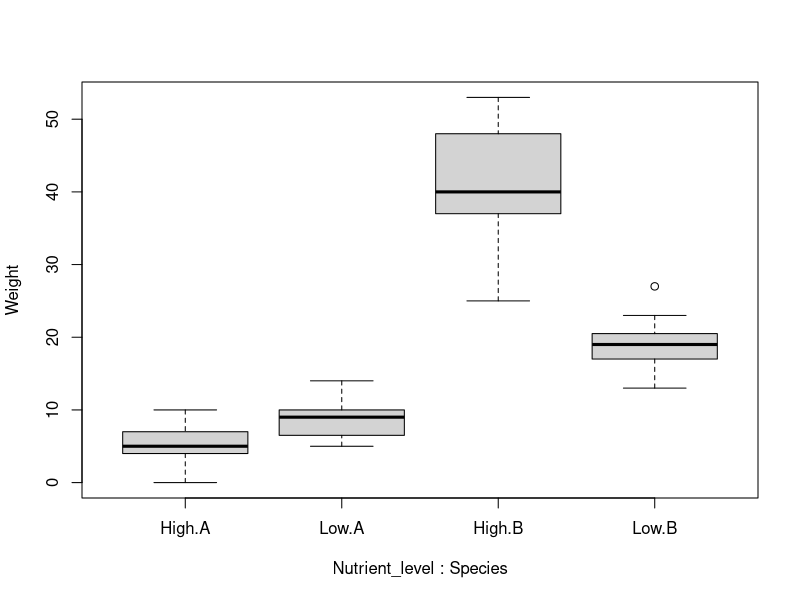
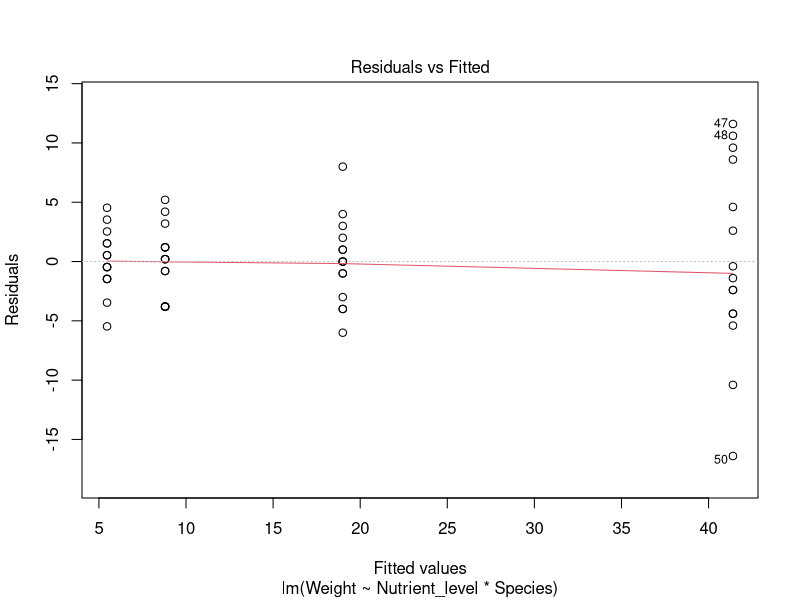
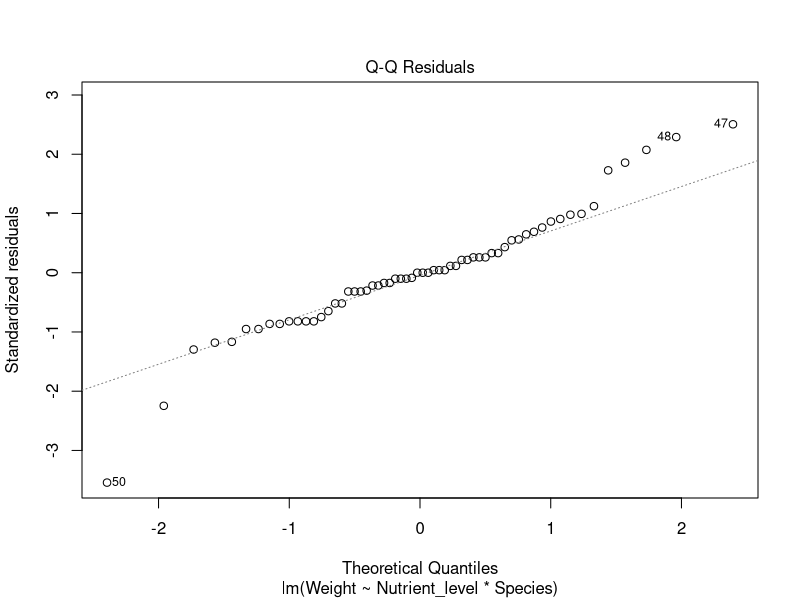
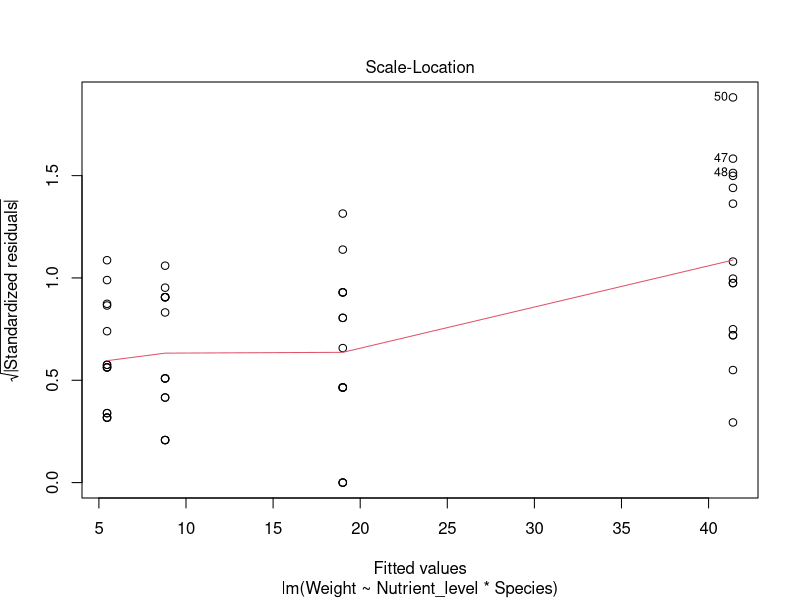
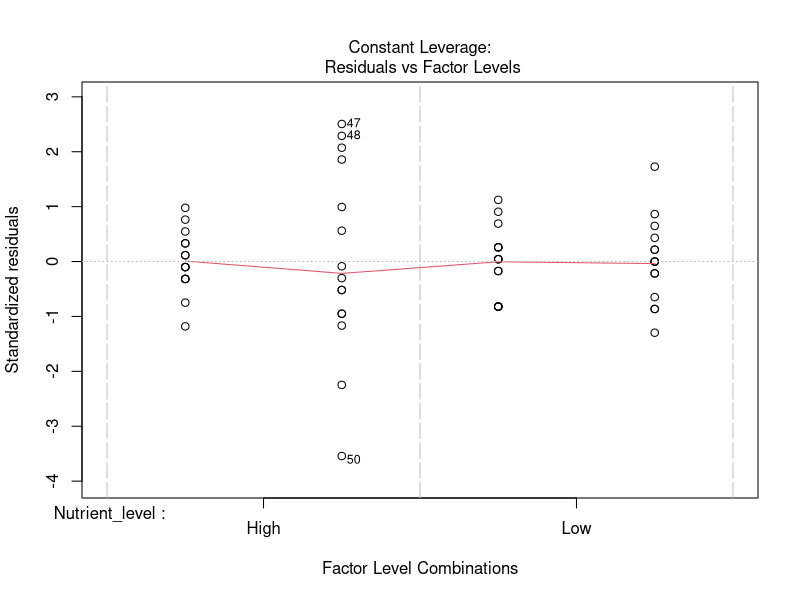
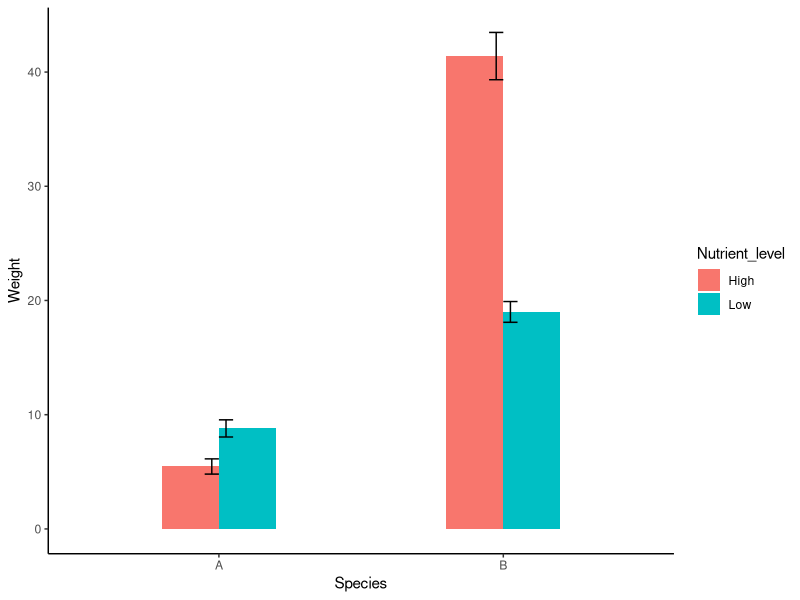
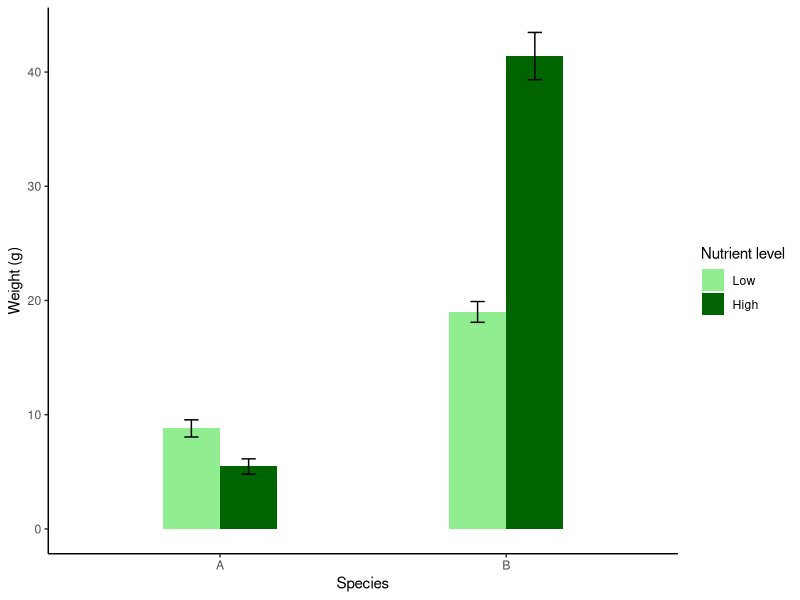

Reproduce these figures in R, in order.
## ---- chunk 1
size_nutrient_data<-read.table("data/size_nutrient.txt",header=T,sep="\t",dec=",") 
## ---- chunk 2
str(size_nutrient_data)
## ---- chunk 3
head(size_nutrient_data)
## ---- chunk 4
boxplot(Weight ~ Nutrient_level + Species, data = size_nutrient_data)
## ---- chunk 5
m.size_nutrient <- lm (Weight ~ Nutrient_level * Species,
                    data = size_nutrient_data)
## ---- chunk 6
anova(m.size_nutrient)
## ---- chunk 7
library(emmeans)
emmeans(m.size_nutrient, pairwise ~ Nutrient_level | Species)
## ---- chunk 8
plot(m.size_nutrient)
## ---- chunk 9
library(ggplot2)

plot.size_nutrient.simple <- ggplot(size_nutrient_data, aes(x = Species, y = Weight, fill = Nutrient_level)) +
  stat_summary(geom = "bar", fun = mean, width = 0.4, position = "dodge") +
  stat_summary(geom = "errorbar", fun.data = mean_se, width = 0.1, position = "dodge") +
  theme_classic()

plot.size_nutrient.simple
## ---- chunk 10
library(ggplot2)

manual_dodge <- position_dodge(width = 0.4)

plot.size_nutrient.final <- ggplot(size_nutrient_data, aes(x = Species, y = Weight, fill = factor(Nutrient_level, levels = c("Low", "High")))) +
  stat_summary(geom = "bar", fun = mean, width = 0.4, position = manual_dodge) +
  stat_summary(geom = "errorbar", fun.data = mean_se, width = 0.1, position =  manual_dodge) +
  ylab("Weight (g)")+
  scale_fill_manual(
  name = "Nutrient level",
  values = c("Low" = "lightgreen", "High" = "darkgreen"),
  limits = c("Low", "High"))+
  theme_classic()

plot.size_nutrient.final
